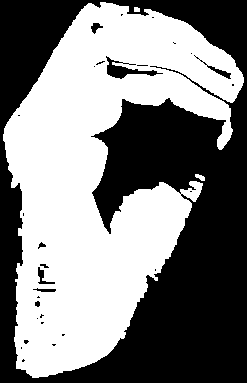
//> input picture Datasets/myDataset/0_25.png, 247 x 383 px, given in place of the camera
$ ./main   (built with g++ and OpenCV 4)
//> lines starting //> are read from the running program, lines starting //| are printed output that depends on the picture; after the words box and inside, x2 and y2 are one past the last pixel; in counts of white or black regions, pixels touching at a corner belong together
//
//  main.cpp
//  videoCapture
//
//  Created by Mridul Gupta on 5/3/16.
//  Copyright © 2016 Mridul Gupta. All rights reserved.
//
#include "opencv2/opencv.hpp"
#include <iostream>
using namespace cv;

int main(int, char**)
{
    VideoCapture cap(0); // open the default camera
    if(!cap.isOpened())  // check if we succeeded
        return -1;

    Mat edges;
    namedWindow("edges",1);
    for(;;)
    {
        Mat frame, rgb;
        cap >> frame; // get a new frame from camera
//> frame is the input picture: 383 rows x 247 cols, CV_8UC3; 50.5% white; 30 black regions (21 under 20 px), largest, box (x1, y1, x2, y2) and area: (0, 0, 247, 383) 45859, (106, 56, 163, 79) 411, (194, 55, 231, 79) 119
        cvtColor(frame, edges, COLOR_BGR2GRAY);
//        cvtColor(edges,rgb, CV_GRAY2RGB);
        GaussianBlur(edges,edges, Size(7,7), 1.5, 1.5);
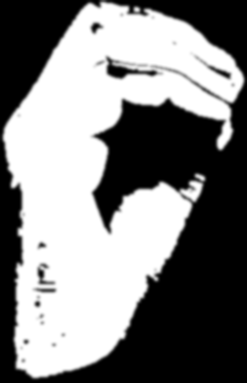
//> edges: 383 rows x 247 cols, CV_8UC1; min 0, max 255, mean 128.9
        Canny(edges,edges, 0, 30, 3);
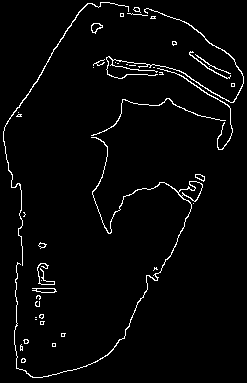
//> edges: 383 rows x 247 cols, CV_8UC1; 2.9% white in thin lines or dots
        imshow("edges", edges);
        if(waitKey(30) >= 0) break;
//> the Esc key is pressed
    }
    // the camera will be deinitialized automatically in VideoCapture destructor
    return 0;
}

$ run again, on Datasets/myDataset/0_45.png
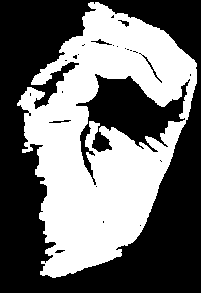
//> input picture Datasets/myDataset/0_45.png, 201 x 293 px, given in place of the camera
//> frame is the input picture: 293 rows x 201 cols, CV_8UC3; 44.2% white; 1 white region, box (x1, y1, x2, y2) and area: (17, 2, 197, 278) 26058
//> `GaussianBlur(edges,edges, Size(7,7), 1.5, 1.5);`:
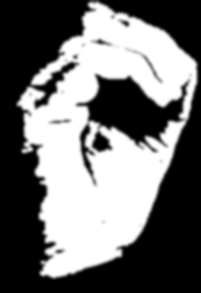
//> edges: 293 rows x 201 cols, CV_8UC1; min 0, max 255, mean 112.8
//> `Canny(edges,edges, 0, 30, 3);`:
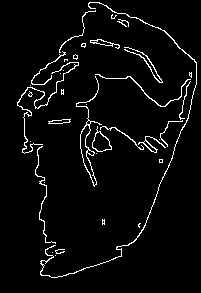
//> edges: 293 rows x 201 cols, CV_8UC1; 4.1% white in thin lines or dots, all inside (x1, y1, x2, y2) = (17, 2, 197, 278)

$ run again, on Datasets/myDataset/1_18.png
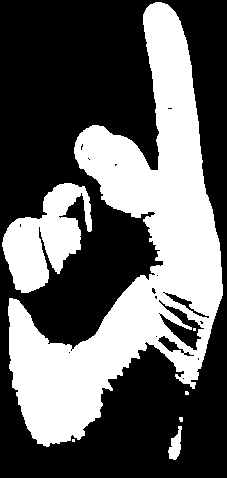
//> input picture Datasets/myDataset/1_18.png, 227 x 478 px, given in place of the camera
//> frame is the input picture: 478 rows x 227 cols, CV_8UC3; 37.8% white; 7 white regions (4 under 20 px), largest, box (x1, y1, x2, y2) and area: (8, 2, 223, 447) 35371, (2, 183, 92, 293) 5335, (168, 426, 182, 460) 267
//> `GaussianBlur(edges,edges, Size(7,7), 1.5, 1.5);`:
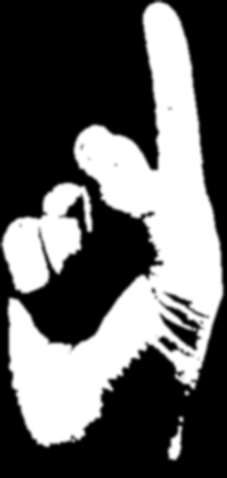
//> edges: 478 rows x 227 cols, CV_8UC1; min 0, max 255, mean 96.4
//> `Canny(edges,edges, 0, 30, 3);`:
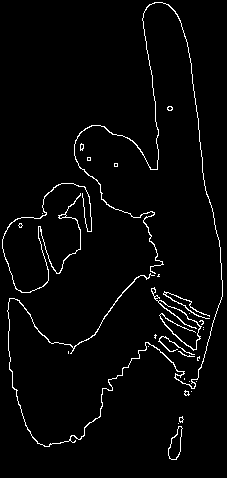
//> edges: 478 rows x 227 cols, CV_8UC1; 2.9% white in thin lines or dots

$ run again, on Datasets/myDataset/1_45.png
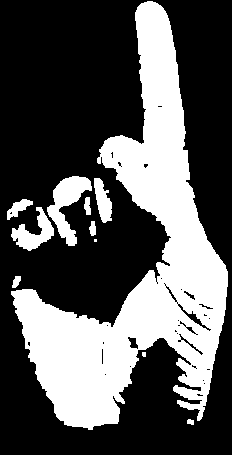
//> input picture Datasets/myDataset/1_45.png, 232 x 455 px, given in place of the camera
//> frame is the input picture: 455 rows x 232 cols, CV_8UC3; 33.8% white; 11 white regions (2 under 20 px), largest, box (x1, y1, x2, y2) and area: (11, 1, 228, 430) 32405, (47, 176, 92, 246) 1340, (11, 207, 54, 251) 826
//> `GaussianBlur(edges,edges, Size(7,7), 1.5, 1.5);`:
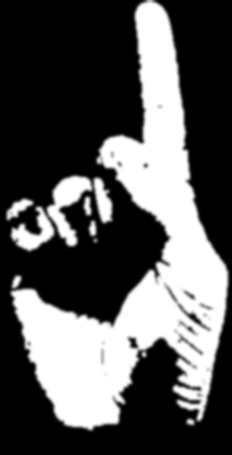
//> edges: 455 rows x 232 cols, CV_8UC1; min 0, max 255, mean 86.1
//> `Canny(edges,edges, 0, 30, 3);`:
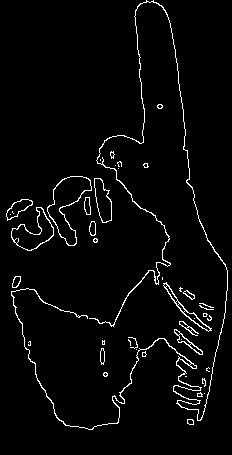
//> edges: 455 rows x 232 cols, CV_8UC1; 3.2% white in thin lines or dots
